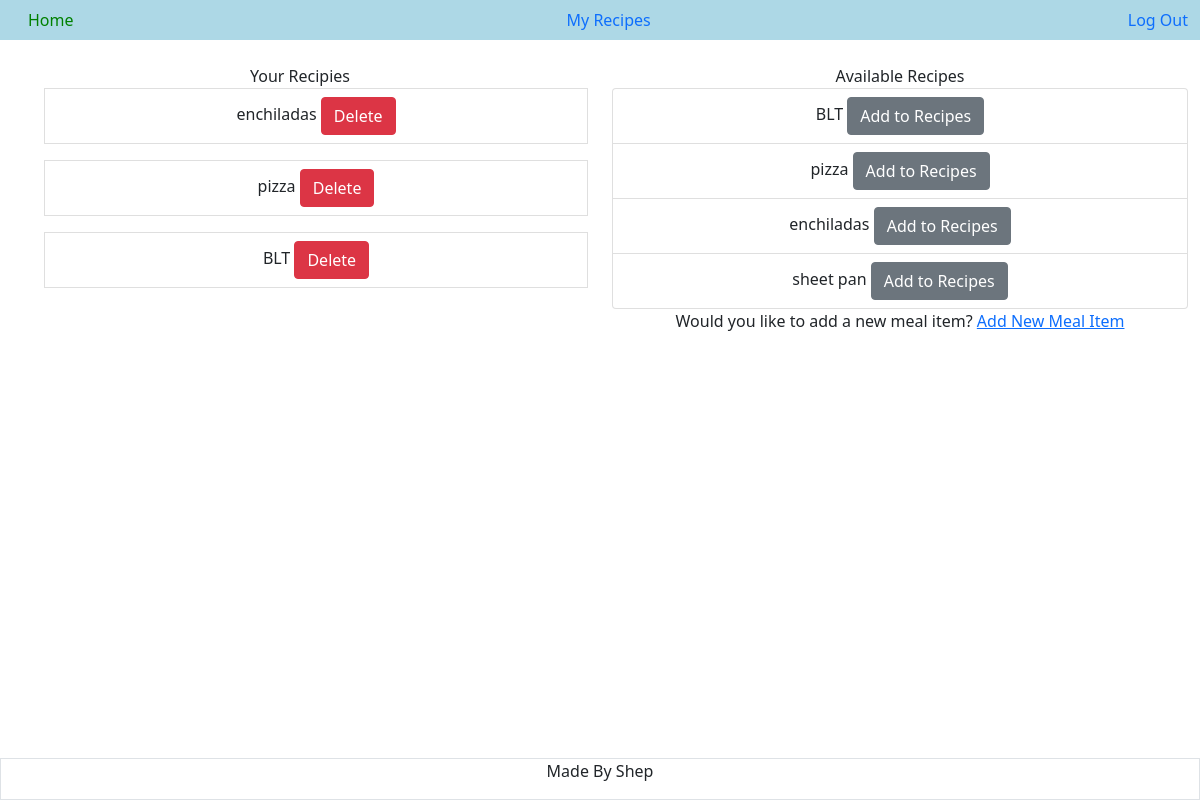
Before: /show_meal (signed in) with the older database file.
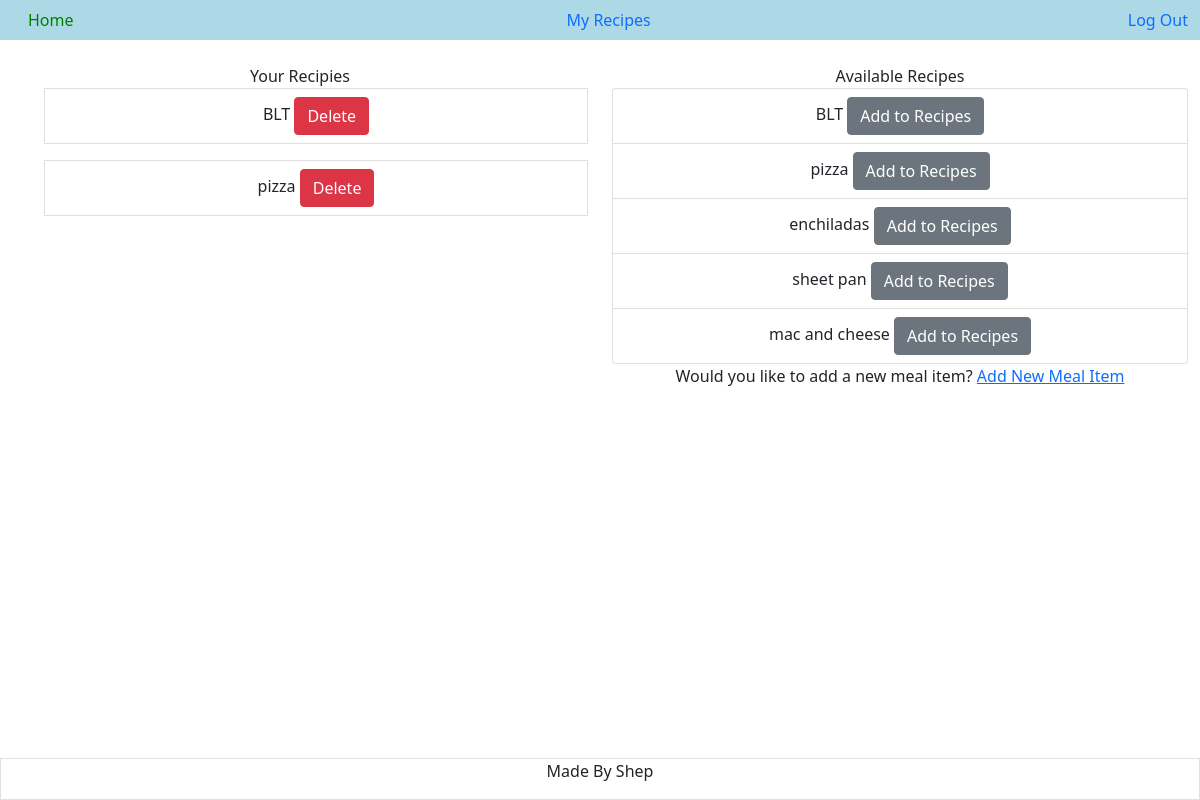
After: the same page with the newer database file.
### tables this page shows
CREATE TABLE meal_items (meal_id INTEGER PRIMARY KEY AUTOINCREMENT, meal_name TEXT NOT NULL, is_easy BOOL);

### app.py (the view)
@app.route("/show_meal", methods =["GET"])
@login_required
def show_meal():
    db = get_db()
    res = db.cursor().execute("SELECT meal_name, meal_items.meal_id FROM meal_items JOIN cookbook ON meal_items.meal_id = cookbook.meal_id WHERE cookbook.person_id == (?)", [session['user_id']])
    user_meals = res.fetchall()
    print("the users' meals are...")
    print(user_meals)
    recipes = db.cursor().execute("SELECT meal_name, meal_id FROM meal_items")
    all_meals = recipes.fetchall()
    db.close()
    return render_template("/food.html", user_meals = user_meals, all_meals = all_meals)

### app.py (called while the page is built)
def login_required(f):
    @wraps(f)
    def decorated_function(*args, **kwargs):
        if session.get("user_id") is None:
            return redirect("/login")
        return f(*args, **kwargs)
    return decorated_function

### templates/food.html
{% extends "layout.html" %}
{% block main %}
<container class="container">
    <div class="row">
        <div class="col">
            <h8> Your Recipies</h8>
            {% if user_meals %}
            {% for meal in user_meals %}
            <ul class="list group">
                <li class="list-group-item list-group-item-action">{{ meal[0] }}
                    <button class="btn btn-danger" onClick="delete_recipe(this.value, this.id)" name="delete_btn" type="button" id="{{ meal[1] }}" value =" {{ meal[0] }}"><a class="hidden_btn" href ="/show_meal">Delete</a></button>
                </li>
            </ul>
            {% endfor %}
            {% else %}
            <p>No Recipes Added</p>
            {% endif %}
        </div>
        <div class="col">
            <div>
                <h8>Available Recipes</h8>
                <ul class="list-group">
                    {% for meal in all_meals%}
                    <li class="list-group-item list-group-item-action"> {{ meal[0] }}
                    <button class="btn btn-secondary" type="button" name="add_recipe_btn" id=" {{ meal[1] }}" value=" {{ meal[0] }}"
                        onClick="add_recipe(this.value, this.id)"><a class="hidden_btn" href ="/show_meal">Add to Recipes</a></button>
                    </li>
                    {% endfor %}
                </ul>
            </div>
            <h8>Would you like to add a new meal item?</h8>
            <a href="/add_meal">Add New Meal Item</a>
        </div>
    </div>
</container>
{% endblock %}

### templates/layout.html (shortened to what this page needs)
<!DOCTYPE html>
<html lang="en">
<head>
    <link href="https://cdn.jsdelivr.net/npm/bootstrap@5.1.3/dist/css/bootstrap.min.css"
 rel="stylesheet">
    <link href="/static/style.css" rel="stylesheet">
</head>
<body>
    <div class="container-fluid" id="navbar">
        <a class="nav-link" id="homebtn" href="/">Home</a>
        <div class="collapse navbar-collapse" id="navbar">
            {% if session["name"] %}
            <ul class="navbar-nav ms-auto list-group-horizontal">
                <li><a class="nav-link active" href="/show_meal">My Recipes</a></li>
            </ul>
            <ul class="navbar-nav ms-auto list-group-horizontal">
                <li class="nav-item"><a class="nav-link" href="/logout">Log Out</a></li>
            </ul>
            {% else %}
            <ul class="navbar-nav ms-auto mt-2 list-group-horizontal">
                <li><a class="nav-link" href="/login">Login</a></li>
                <li><a class="nav-link" href="/register">Register</a></li>
            </ul>
            {% endif %}
        </div>
    </div>
    <main class="container-fluid text-center">
        {% block main %}{% endblock %}
    </main>
    <footer class="footer fixed-bottom">
        <div class="container-fluid text-center align-items-end border">
            <p>Made By Shep
            </p>
        </div>
    </footer>
</body>
</html>

### static/style.css (style rules this page uses)
#navbar { display: flex; height: auto; background-color: lightblue; flex-wrap: none; margin: 0; width: 100%; }
#homebtn { color: green; }
body { min-height: 95vh; width: 100%; }
.hidden_btn { color: white; text-decoration: none; }
footer { align-self: flex-end; }

Changed rows visible on the page:
no longer on one of the page's lists (row unchanged): meal_items: meal_name "enchiladas"
shown differently, row unchanged: meal_items "BLT": moves up the list
added meal_items: meal_name "mac and cheese", shown under "Available Recipes"
